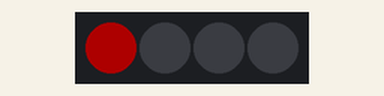
Simulated run of this sketch. Board: Arduino Uno, built with avr-gcc and run on an emulated ATmega328P. Parts: 4 RGB LEDs in strip order, left to right. Dim RGB values are drawn brighter than linear.

Above: at 0.1 s.
At 2.6 s:
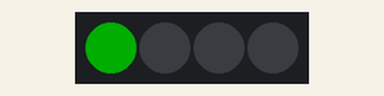
At 5.1 s:
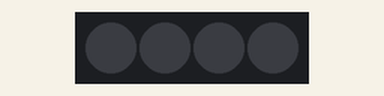
Timing chart, 0 to 6.6 s (numbered marks = the images above):
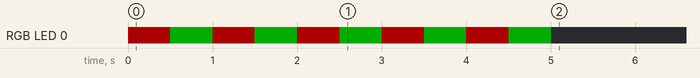

Measured:
- by itself, RGB LED 0: repeats every 1.0 s: RGB(0, 51, 0) 0.50 s, RGB(51, 0, 0) 0.50 s, until it stays off from 5.0 s

The sketch:

NeoPixel.ino
```cpp
 #include <Adafruit_NeoPixel.h>

 #define PIN 0
 #define NUMPIXELS 4

Adafruit_NeoPixel pixels(NUMPIXELS, PIN);

void setup() {
  // put your setup code here, to run once:
    pixels.begin();
    pixels.clear();
    pixels.setBrightness(255/100.0*20);

    for(int cnt=0;cnt<5;cnt++) {
         pixels.setPixelColor(0, pixels.Color(255, 0, 0));
         pixels.show();
        delay(500);

        pixels.setPixelColor(0, pixels.Color(0, 255, 0));
        pixels.show();
        delay(500);
    }
    pixels.setPixelColor(0, pixels.Color(0, 0, 0));
    pixels.show();
}

void loop() {
  // put your main code here, to run repeatedly:
}
```
